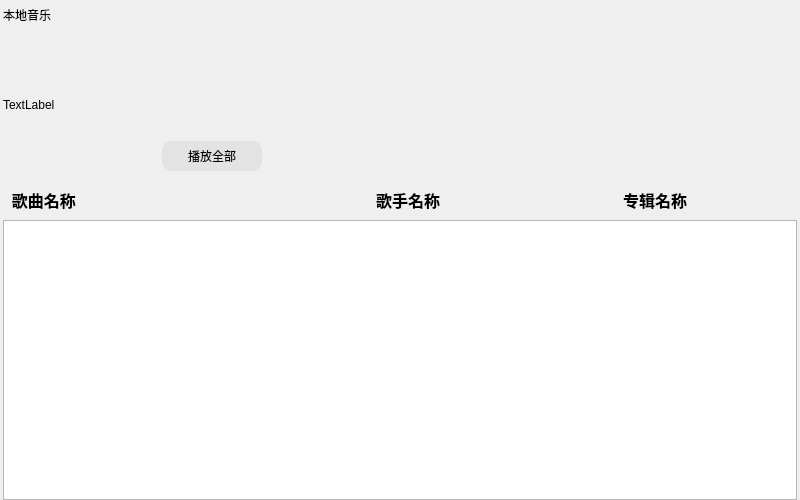
<?xml version="1.0" encoding="UTF-8"?>
<ui version="4.0">
 <class>CommonPage</class>
 <widget class="QWidget" name="CommonPage">
  <property name="geometry">
   <rect>
    <x>0</x>
    <y>0</y>
    <width>800</width>
    <height>500</height>
   </rect>
  </property>
  <property name="windowTitle">
   <string>Form</string>
  </property>
  <layout class="QVBoxLayout" name="verticalLayout">
   <property name="spacing">
    <number>0</number>
   </property>
   <property name="leftMargin">
    <number>3</number>
   </property>
   <property name="topMargin">
    <number>0</number>
   </property>
   <property name="rightMargin">
    <number>3</number>
   </property>
   <property name="bottomMargin">
    <number>0</number>
   </property>
   <item>
    <widget class="QLabel" name="pageTittle">
     <property name="minimumSize">
      <size>
       <width>0</width>
       <height>30</height>
      </size>
     </property>
     <property name="maximumSize">
      <size>
       <width>16777215</width>
       <height>30</height>
      </size>
     </property>
     <property name="text">
      <string>本地⾳乐</string>
     </property>
    </widget>
   </item>
   <item>
    <widget class="QWidget" name="musicPlayBox" native="true">
     <property name="minimumSize">
      <size>
       <width>0</width>
       <height>150</height>
      </size>
     </property>
     <property name="maximumSize">
      <size>
       <width>16777215</width>
       <height>150</height>
      </size>
     </property>
     <layout class="QHBoxLayout" name="horizontalLayout">
      <property name="spacing">
       <number>0</number>
      </property>
      <property name="leftMargin">
       <number>0</number>
      </property>
      <property name="topMargin">
       <number>0</number>
      </property>
      <property name="rightMargin">
       <number>0</number>
      </property>
      <property name="bottomMargin">
       <number>0</number>
      </property>
      <item>
       <widget class="QLabel" name="musicImageLabel">
        <property name="minimumSize">
         <size>
          <width>150</width>
          <height>150</height>
         </size>
        </property>
        <property name="maximumSize">
         <size>
          <width>150</width>
          <height>16777215</height>
         </size>
        </property>
        <property name="text">
         <string>TextLabel</string>
        </property>
       </widget>
      </item>
      <item>
       <widget class="QWidget" name="playAll" native="true">
        <property name="minimumSize">
         <size>
          <width>120</width>
          <height>0</height>
         </size>
        </property>
        <property name="maximumSize">
         <size>
          <width>120</width>
          <height>16777215</height>
         </size>
        </property>
        <layout class="QVBoxLayout" name="verticalLayout_2">
         <item>
          <spacer name="verticalSpacer">
           <property name="orientation">
            <enum>Qt::Vertical</enum>
           </property>
           <property name="sizeHint" stdset="0">
            <size>
             <width>20</width>
             <height>93</height>
            </size>
           </property>
          </spacer>
         </item>
         <item>
          <widget class="QPushButton" name="playAllBtn">
           <property name="minimumSize">
            <size>
             <width>100</width>
             <height>30</height>
            </size>
           </property>
           <property name="maximumSize">
            <size>
             <width>100</width>
             <height>30</height>
            </size>
           </property>
           <property name="styleSheet">
            <string notr="true">#playAllBtn
{
	background-color:#E3E3E3;
	border-radius:10px;
}

#playAllBtn:hover { 
	background-color:#1ECD97;
 }</string>
           </property>
           <property name="text">
            <string>播放全部</string>
           </property>
          </widget>
         </item>
        </layout>
       </widget>
      </item>
      <item>
       <spacer name="horizontalSpacer">
        <property name="orientation">
         <enum>Qt::Horizontal</enum>
        </property>
        <property name="sizeHint" stdset="0">
         <size>
          <width>521</width>
          <height>20</height>
         </size>
        </property>
       </spacer>
      </item>
     </layout>
    </widget>
   </item>
   <item>
    <widget class="QWidget" name="listLabelBox" native="true">
     <property name="minimumSize">
      <size>
       <width>0</width>
       <height>40</height>
      </size>
     </property>
     <property name="maximumSize">
      <size>
       <width>16777215</width>
       <height>40</height>
      </size>
     </property>
     <layout class="QHBoxLayout" name="horizontalLayout_2">
      <property name="spacing">
       <number>0</number>
      </property>
      <property name="leftMargin">
       <number>0</number>
      </property>
      <property name="topMargin">
       <number>0</number>
      </property>
      <property name="rightMargin">
       <number>0</number>
      </property>
      <property name="bottomMargin">
       <number>0</number>
      </property>
      <item>
       <widget class="QLabel" name="musicNameLabel">
        <property name="minimumSize">
         <size>
          <width>300</width>
          <height>0</height>
         </size>
        </property>
        <property name="maximumSize">
         <size>
          <width>300</width>
          <height>16777215</height>
         </size>
        </property>
        <property name="font">
         <font>
          <pointsize>12</pointsize>
          <weight>75</weight>
          <bold>true</bold>
         </font>
        </property>
        <property name="text">
         <string>  歌曲名称</string>
        </property>
       </widget>
      </item>
      <item>
       <widget class="QLabel" name="musicSingerLabel">
        <property name="minimumSize">
         <size>
          <width>210</width>
          <height>0</height>
         </size>
        </property>
        <property name="maximumSize">
         <size>
          <width>210</width>
          <height>16777215</height>
         </size>
        </property>
        <property name="font">
         <font>
          <pointsize>12</pointsize>
          <weight>75</weight>
          <bold>true</bold>
         </font>
        </property>
        <property name="styleSheet">
         <string notr="true"/>
        </property>
        <property name="text">
         <string>歌⼿名称</string>
        </property>
        <property name="alignment">
         <set>Qt::AlignCenter</set>
        </property>
       </widget>
      </item>
      <item>
       <widget class="QLabel" name="musicAlbumLabel">
        <property name="font">
         <font>
          <pointsize>12</pointsize>
          <weight>75</weight>
          <bold>true</bold>
         </font>
        </property>
        <property name="text">
         <string>专辑名称</string>
        </property>
        <property name="alignment">
         <set>Qt::AlignCenter</set>
        </property>
       </widget>
      </item>
     </layout>
    </widget>
   </item>
   <item>
    <widget class="QListWidget" name="pageMusicList">
     <property name="styleSheet">
      <string notr="true">#pageMusicList::item:selected
{
	 background-color:#EFEFEF;
}

QScrollBar:vertical
{
	border:none;
	width: 10px;
	background-color:#FFFFFF;
	margin:0px,0px,0px,0px;
}

QScrollBar::handle:vertical
{
	width: 10px;
	background-color: #EFEFEF;
	border-radius:5px;
	min-height:20px;
}
</string>
     </property>
    </widget>
   </item>
  </layout>
 </widget>
 <resources/>
 <connections/>
</ui>
